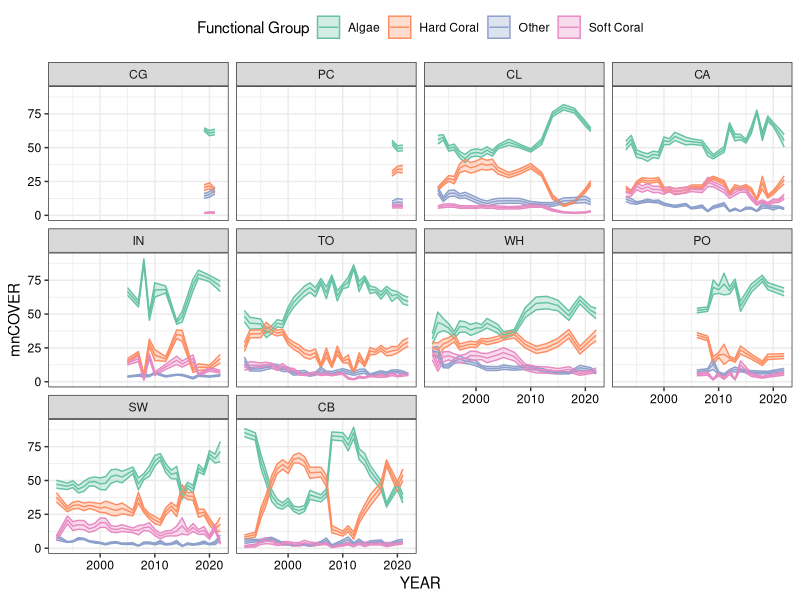
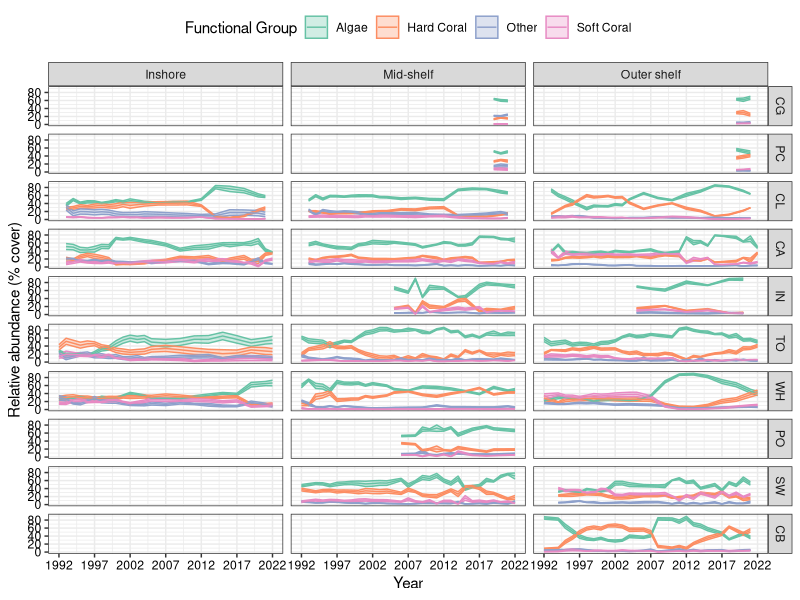

The R source for these figures, in order:
## ---- chunk 1
getwd()
## ---- chunk 2
aims <- read.csv("../Lecture 7/ltmp_hc_sc_a_by_site_1992_2022.csv")
## ---- chunk 3
library(lubridate)
library(dplyr)
library(ggplot2)
library(tidyr)
## ---- chunk 4
aims$YEAR <- year(aims$SAMPLE_DATE)
aims$SECTOR <- factor(aims$SECTOR,
                      levels = c("CG","PC","CL","CA","IN",
                                 "TO","WH","PO","SW","CB"))
## ---- chunk 5
aims_summary <- aims %>% group_by(YEAR, SECTOR, GROUP_CODE) %>% summarize(mnCOVER = mean(COVER, na.rm = TRUE), sdCOVER = sd(COVER, na.rm = FALSE), nCOVER = n()) 
## ---- chunk 6
aims_summary <- aims %>%
  group_by(YEAR, SECTOR, GROUP_CODE) %>%
  summarize(mnCOVER = mean(COVER, na.rm = TRUE), #line up similar lines
            sdCOVER = sd(COVER, na.rm = FALSE), #it helps to spot differences
            nCOVER = n()) 
## ---- chunk 7
ggplot(data = aims_summary,
aes(x = YEAR, y = mnCOVER, color = GROUP_CODE, fill = GROUP_CODE)) +
geom_ribbon(alpha = 0.3, aes(ymin = mnCOVER-sdCOVER/sqrt(nCOVER),
ymax = mnCOVER+sdCOVER/sqrt(nCOVER))) +
geom_line() +
scale_color_brewer(name = "Functional Group", palette = "Set2") +
scale_fill_brewer(name = "Functional Group", palette = "Set2") +
facet_wrap(~SECTOR) +
theme_bw() +
theme(legend.position = "top",
axis.text = element_text(color = "black"))
## ---- chunk 8
aims_summary <- aims %>%
  group_by(YEAR, SECTOR, SHELF, GROUP_CODE) %>% #what's different here?
  summarize(mnCOVER = mean(COVER, na.rm = TRUE),
            sdCOVER = sd(COVER, na.rm = FALSE),
            nCOVER = n()) 
## ---- chunk 9
ggplot(data = aims_summary,
       aes(x = YEAR, y = mnCOVER, color = GROUP_CODE, fill = GROUP_CODE)) +
  geom_ribbon(alpha = 0.3, aes(ymin = mnCOVER-sdCOVER/sqrt(nCOVER),
                               ymax = mnCOVER+sdCOVER/sqrt(nCOVER))) +
  geom_line() +
  scale_x_continuous(name = "Year", breaks = seq(1992,2022,5)) +
  scale_y_continuous(name = "Relative abundance (% cover)", breaks = seq(0,100,20)) +
  scale_color_brewer(name = "Functional Group", palette = "Set2") +
  scale_fill_brewer(name = "Functional Group", palette = "Set2") +
  facet_grid(rows = vars(SECTOR), cols = vars(SHELF),
             labeller = labeller(SHELF = c("I"="Inshore",
                                           "M"="Mid-shelf",
                                           "O"="Outer shelf"))) +
  theme_bw() +
  theme(legend.position = "top",
        axis.text = element_text(color = "black"))
## ---- chunk 10
aims <- aims %>%
  mutate(LowCoral = if_else(GROUP_CODE == "Hard Coral" & COVER < 25, 1, 0))
## ---- chunk 11
lowCoral = 25

aims <- aims %>%
  mutate(LowCoral = if_else(GROUP_CODE == "Hard Coral" & COVER < lowCoral, 1, 0))
## ---- chunk 12
aims2 <- aims %>%
  group_by(SECTOR, REEF_ID, SITE_NO, VISIT_NO, SAMPLE_DATE) %>%
  mutate(LowCoral = if_else(GROUP_CODE == "Hard Coral" &
                              COVER[GROUP_CODE == "Hard Coral"] <
                              COVER[GROUP_CODE == "Algae"], 1, 0)) %>%
  ungroup()
## ---- chunk 13
#Surveys where coral cover was below 25%
sum(aims$LowCoral)/nrow(filter(aims, GROUP_CODE == "Hard Coral"))
#Surveys where coral cover is less than algae cover
sum(aims2$LowCoral)/nrow(filter(aims2, GROUP_CODE == "Hard Coral"))
